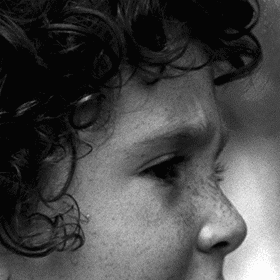
%> input picture UFRESH_2X/Testing_Images/GT/Set5/1head280.bmp, 280 x 280 px
$ octave testbackprojection2X.m   (GNU Octave 9; MATLAB toolbox functions it lacks are replaced by stand-ins)
%> lines starting %> are read from the running program, lines starting %| are printed output that depends on the picture
### UFRESH_2X/backprojection_2X.m
function I_bp=backprojection_2X(SR,HR,filter)
    % The LR images were originally made by doing bior4.4 decomposition on
    % HR and taking the LL component
    [c_org,l_org] = wavedec2(HR,1,'bior4.4');
    Ilowc = appcoef2(c_org,l_org,'bior4.4',1)./2;

    rangeImg=[min(Ilowc(:)) max(Ilowc(:))];
    SR=range0toN(SR,rangeImg);
    [c1,l1] = wavedec2(SR,1,filter);
    [h1,v1,d1] = detcoef2('all',c1,l1,1);

    c_rec=[2*Ilowc(:);  h1(:); v1(:); d1(:);];

    I_rec = waverec2(c_rec,l1,filter);

    I_bp=range0toN(I_rec,rangeImg);
end

### UFRESH_2X/test_scripts/testbackprojection2X.m
clear
dwtmode('spd');
filter = 'db2';
HR = im2double(imread('Testing_Images/GT/Set5/1head280.bmp'));
%> HR: size 280x280 double; min 0.0196, max 0.988, mean 0.283
LR = imresize(HR,0.5);
LR = imresize(LR,2);
%> LR: size 280x280 double
SR = LR;
SR = backprojection_2X(SR,HR,filter);
%> in backprojection_2X, `[c_org,l_org] = wavedec2(HR,1,'bior4.4');`: l_org = [144 144; 144 144; 280 280]
%> in backprojection_2X, `Ilowc = appcoef2(c_org,l_org,'bior4.4',1)./2;`:
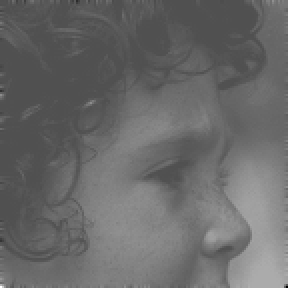
%> Ilowc: size 144x144 double (shown 2 times larger); min -0.851, max 1.89, mean 0.282; drawn with min black and max white
%> in backprojection_2X, `rangeImg=[min(Ilowc(:)) max(Ilowc(:))];`: rangeImg = [-0.851 1.89]
%> the run ends on the next line

$ run again, with UFRESH_2X/Testing_Images/GT/Set5/2bird288.bmp copied over UFRESH_2X/Testing_Images/GT/Set5/1head280.bmp
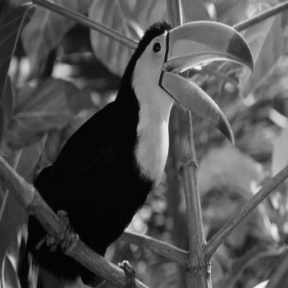
%> input picture UFRESH_2X/Testing_Images/GT/Set5/2bird288.bmp, 288 x 288 px
%> `LR = imresize(HR,0.5);`:
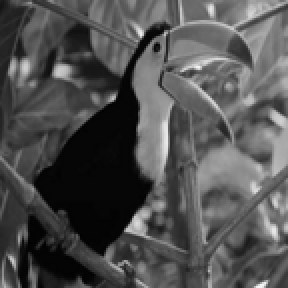
%> LR: size 144x144 double (shown 2 times larger); min 0.00693, max 0.965, mean 0.319
%> l_org = [148 148; 148 148; 288 288]
%> in backprojection_2X, `Ilowc = appcoef2(c_org,l_org,'bior4.4',1)./2;`:
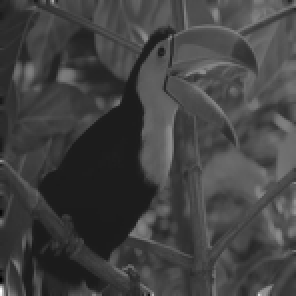
%> Ilowc: size 148x148 double (shown 2 times larger); min -0.203, max 1.8, mean 0.321; drawn with min black and max white
%> rangeImg = [-0.203 1.8]

$ run again, with UFRESH_2X/Testing_Images/GT/Set5/3butterfly256.bmp copied over UFRESH_2X/Testing_Images/GT/Set5/1head280.bmp
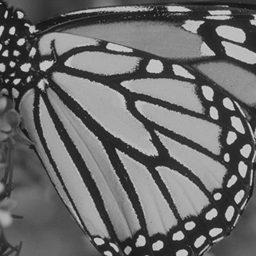
%> input picture UFRESH_2X/Testing_Images/GT/Set5/3butterfly256.bmp, 256 x 256 px
%> `LR = imresize(LR,2);`:
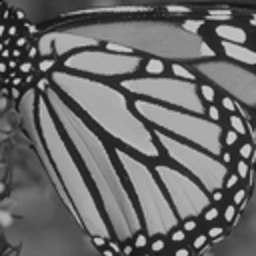
%> LR: size 256x256 double; min 0.0747, max 0.858, mean 0.418
%> l_org = [132 132; 132 132; 256 256]
%> in backprojection_2X, `Ilowc = appcoef2(c_org,l_org,'bior4.4',1)./2;`:
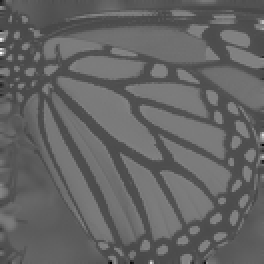
%> Ilowc: size 132x132 double (shown 2 times larger); min -0.704, max 2.14, mean 0.413; drawn with min black and max white
%> rangeImg = [-0.704 2.14]

$ run again, with UFRESH_2X/Testing_Images/GT/Set5/4woman344.bmp copied over UFRESH_2X/Testing_Images/GT/Set5/1head280.bmp
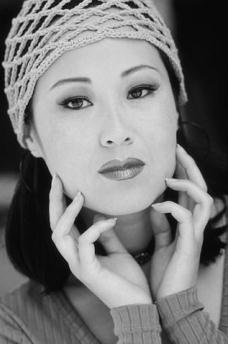
%> input picture UFRESH_2X/Testing_Images/GT/Set5/4woman344.bmp, 228 x 344 px
%> `LR = imresize(LR,2);`:
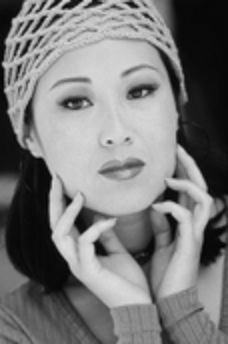
%> LR: size 344x228 double; min 0.0146, max 0.869, mean 0.476
%> l_org = [176 118; 176 118; 344 228]
%> in backprojection_2X, `Ilowc = appcoef2(c_org,l_org,'bior4.4',1)./2;`:
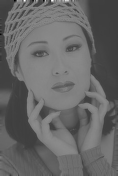
%> Ilowc: size 176x118 double; min -0.652, max 2.12, mean 0.465; drawn with min black and max white
%> rangeImg = [-0.652 2.12]
